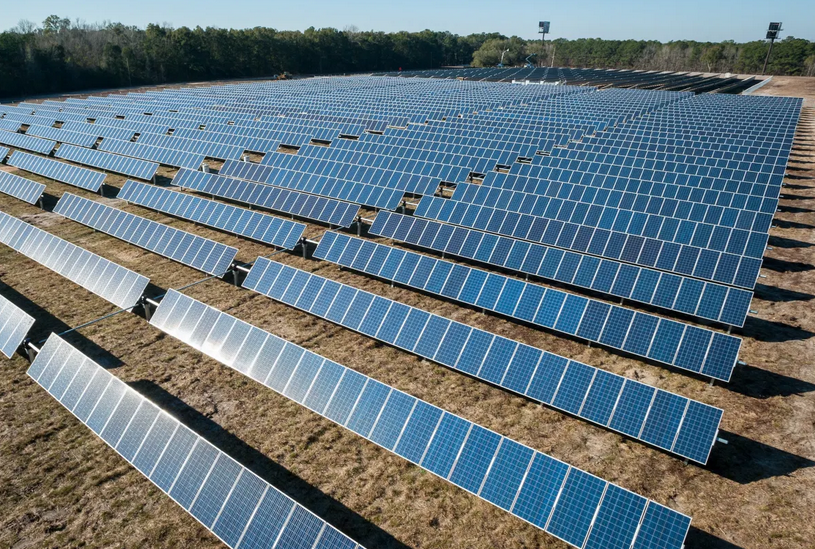
//> input picture imageProcessingTutorial/SolarPannels.png, 815 x 549 px
$ ./main   (built with g++ and OpenCV 4)
//> lines starting //> are read from the running program, lines starting //| are printed output that depends on the picture
### imageProcessingTutorial/src/imageProc.h
/*
 * imageProc.h
 *
 *  Created on: Dec 8, 2020
 *      Author: luis
 */

#ifndef SRC_IMAGEPROC_H_
#define SRC_IMAGEPROC_H_

#include <iostream>
#include <opencv2/core.hpp>
#include <opencv2/imgproc.hpp>
#include <opencv2/highgui.hpp>
#include <opencv2/videoio.hpp>
#include <math.h>
#include <vector>

#define DELAY_BLUR 100
#define MAX_KERNEL_LENGTH 31

using namespace cv;

void createEllipse(Mat img, Point pos, int SmajorAxis, int SminorAxis, double angle);
void createFilledCircle(Mat img, Point center, int radius);
void createPolygon(Mat img, int w);
void createLine(Mat img, Point Start, Point End);

void createAtom(Mat img,const std::string & Str, int w);
void createRook(Mat img,const std::string & Str, int w);

void displayImage(Mat img, const std::string & Str, Point Pos, int delay);

void filtering(Mat src, Mat img, int Kind);

void demoDilation(Mat input, Mat output);
void Dilation(int , void* object);

void demoErosion(Mat input, Mat output);
void Erosion(int , void* object);

void demoMorphologyOperation(Mat inputFilter,Mat dest_morphOp);
void MorphologyOperation(int , void* object);

void extractVerticalHorizontalLines(const std::string imagePath);
void erodeFirst_dilateLater(Mat & mat, Mat & Element, Point pos);

void demoThreshold(Mat & input,const std::string imagePath, Mat & output);
void thresholdFunction(int , void* object);

void demoVideo_ThresholdinRange();
static void on_low_H_thresh_trackbar(int, void* object);
static void on_high_H_thresh_trackbar(int, void* object);
static void on_low_S_thresh_trackbar(int, void* object);
static void on_high_S_thresh_trackbar(int, void* object);
static void on_low_V_thresh_trackbar(int, void* object);
static void on_high_V_thresh_trackbar(int, void* object);

void demoCannyEdgeDetector(const std::string & path);
void CannyThreshold(int , void* object);

void demoHoughStraighLinesDetector(const std::string & path);

struct IoO
{
	Mat input;
	Mat output;
	std::string Str;
	int Element;
	int Size;
	int Operation;
};

struct infThr
{
	std::string windowName;
	int low_H;
	int high_H;
	int low_S;
	int high_S;
	int low_V;
	int high_V;
}typedef infoThreshold;

#endif /* SRC_IMAGEPROC_H_ */

### imageProcessingTutorial/src/imageProc.cpp
/*
 * imageProc.cpp
 *
 *  Created on: Dec 8, 2020
 *      Author: luis
 */
#include <iostream>

#include "imageProc.h"

using namespace cv;

// [392 lines left out: functions createEllipse, createFilledCircle, createLine, createPolygon, createAtom, createRook and 12 more, not called in this run]

void demoVideo_ThresholdinRange()
{
	char key = ' ';
	const int max_value_H = 360/2;
	const int max_value = 255;
	int low_H = 0;
	int low_S = 0;
	int low_V = 0;
	int high_H = max_value_H;
	int high_S = max_value;
	int high_V = max_value;
	const std::string window_capture_name = "Video Capture";
	const std::string window_detection_name = "Object Detection";

	Mat frame, frame_HSV, frameThreshold;
 	VideoCapture cap(0);

 	namedWindow(window_capture_name);
 	namedWindow(window_detection_name);

 	infoThreshold temp;
 	temp.windowName = window_detection_name;
	temp.low_H = low_H;
	temp.high_H = high_H;
	temp.low_S = low_S;
	temp.high_S = high_S;
	temp.low_V = low_V;
	temp.high_V = high_V;

 	createTrackbar("Low H", window_detection_name, &temp.low_H,
 			       max_value_H,on_low_H_thresh_trackbar,&temp);
 	createTrackbar("High H", window_detection_name, &temp.high_H,
 			       max_value_H,on_high_H_thresh_trackbar,&temp);

 	createTrackbar("Low S", window_detection_name, &temp.low_S,
 			       max_value,on_low_S_thresh_trackbar,&temp);
 	createTrackbar("High S", window_detection_name, &temp.high_S,
 			       max_value,on_high_S_thresh_trackbar,&temp);

 	createTrackbar("Low V", window_detection_name, &temp.low_V,
 			       max_value,on_low_V_thresh_trackbar,&temp);
 	createTrackbar("High V", window_detection_name, &temp.high_V,
 			       max_value,on_high_V_thresh_trackbar,&temp);


 	while(true)
 	{
 	 	on_low_H_thresh_trackbar(0,&temp);
 	 	on_high_H_thresh_trackbar(0,&temp);
 	 	on_low_V_thresh_trackbar(0,&temp);
 	 	on_high_V_thresh_trackbar(0,&temp);
 	 	on_low_S_thresh_trackbar(0,&temp);
 	 	on_high_S_thresh_trackbar(0,&temp);

 		cap >> frame;

 		if(frame.empty()) break;

 		cvtColor(frame,frame_HSV,COLOR_BGR2HSV);

 		inRange(frame_HSV,Scalar(temp.low_H, temp.low_S, temp.low_V), Scalar(temp.high_H, temp.high_S, temp.high_V), frameThreshold);

 		imshow(window_capture_name,frame);
 		imshow(window_detection_name,frameThreshold);

 		key = (char) waitKey(30);

 		if((key=='q')||(key=='Q')||(key==27)) break;
 	}
}

static void on_low_H_thresh_trackbar(int, void* object)
{
	infoThreshold * Temp = static_cast<infoThreshold *> (object);
	int low_H = fmin(Temp->high_H - 1, Temp->low_H);
	setTrackbarPos("Low H", Temp->windowName,low_H);

	Temp->low_H = low_H;

	object = static_cast<void*> (&Temp);
}

static void on_high_H_thresh_trackbar(int, void* object)
{
	infoThreshold * Temp = static_cast<infoThreshold *> (object);
	int high_H = fmax(Temp->high_H, Temp->low_H + 1);
	setTrackbarPos("High H", Temp->windowName,high_H);

	Temp->high_H = high_H;

	object = static_cast<void*> (&Temp);
}

static void on_low_S_thresh_trackbar(int, void* object)
{
	infoThreshold * Temp = static_cast<infoThreshold *> (object);
	int low_S = fmin(Temp->high_S - 1, Temp->low_S);
	setTrackbarPos("Low S", Temp->windowName,low_S);

	Temp->low_S = low_S;

	object = static_cast<void*> (&Temp);
}

static void on_high_S_thresh_trackbar(int, void* object)
{
	infoThreshold * Temp = static_cast<infoThreshold *> (object);
	int high_S = fmax(Temp->high_S, Temp->low_S + 1);
	setTrackbarPos("High S", Temp->windowName,high_S);

	Temp->high_S = high_S;

	object = static_cast<void*> (&Temp);
}

static void on_low_V_thresh_trackbar(int, void* object)
{
	infoThreshold * Temp = static_cast<infoThreshold *> (object);
	int low_V = fmin(Temp->high_V - 1, Temp->low_V);
	setTrackbarPos("Low V", Temp->windowName,low_V);

	Temp->low_V = low_V;

	object = static_cast<void*> (&Temp);
}

static void on_high_V_thresh_trackbar(int, void* object)
{
	infoThreshold * Temp = static_cast<infoThreshold *> (object);
	int high_V = fmax(Temp->high_V, Temp->low_V + 1);
	setTrackbarPos("High V", Temp->windowName,high_V);

	Temp->high_V = high_V;

	object = static_cast<void*> (&Temp);
}

void demoCannyEdgeDetector(const std::string & path)
{
//> called with path = "SolarPannels.png"
	const int max_lowThreshold = 100;
	std::string window_name = "Canny Edge Detector";
	Mat src = imread(path,IMREAD_COLOR);
//> src is the input picture: 549 rows x 815 cols, CV_8UC3; mean B, G, R 124.1, 117, 101.5
	Mat dst;
	Mat src_gray;
	IoO Temp;

	if(src.empty())
	{
		std::cout<<"No go. Could not open the image"<<std::endl;
	}else
	{
		dst.create(src.size(),src.type());
		cvtColor(src,src_gray,COLOR_BGR2GRAY);
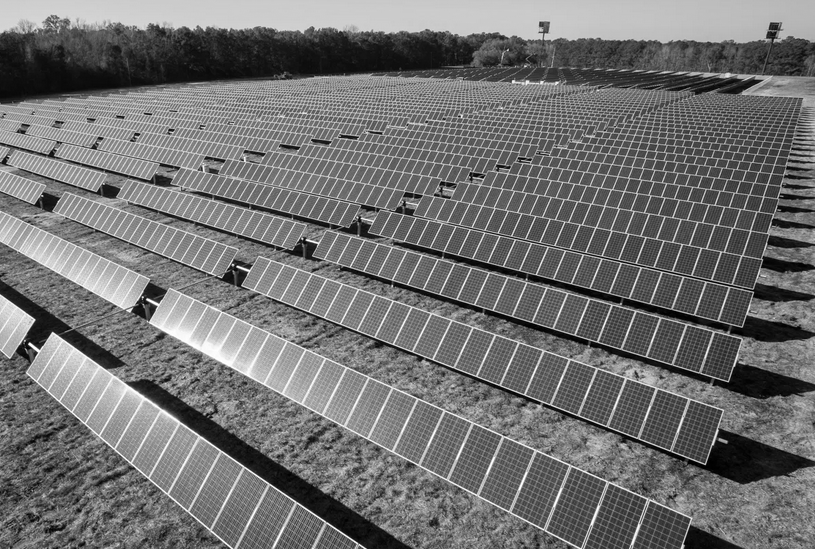
//> src_gray: 549 rows x 815 cols, CV_8UC1; min 0, max 255, mean 113.2

		Temp.Str = window_name;
		Temp.input = src_gray;
		Temp.Element = max_lowThreshold / 2;

		namedWindow(window_name, WINDOW_AUTOSIZE);
		createTrackbar("Min Threshold:", window_name,&Temp.Element,max_lowThreshold,CannyThreshold,&Temp);

		CannyThreshold(0,&Temp);
		waitKey(0);
	}
}

void CannyThreshold(int , void* object)
{
	IoO * recTemp = static_cast<struct IoO *> (object);
	Mat detectedEdges;
	const int ratio = 3;
	const int kernel_size = 3;

	//blur(recTemp->input,detectedEdges,Size(3,3));
	medianBlur(recTemp->input,detectedEdges,3);
	Canny(detectedEdges,detectedEdges,recTemp->Element,ratio*(recTemp->Element),kernel_size);
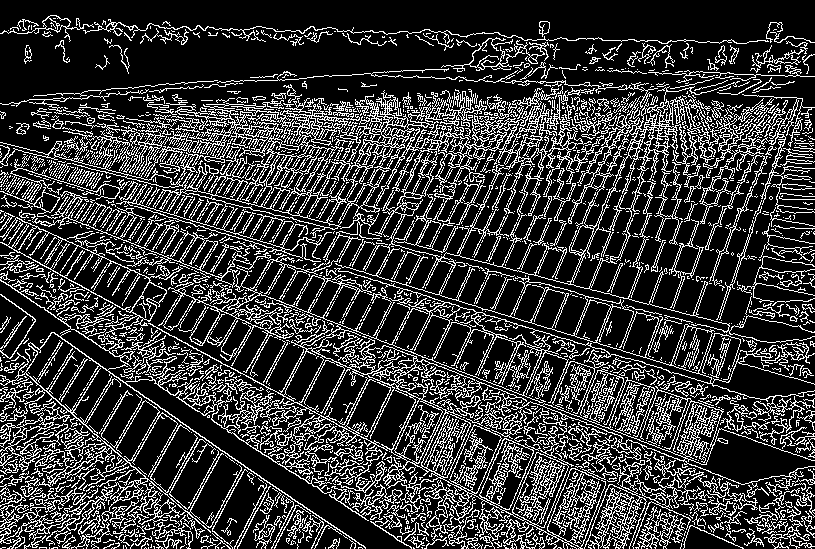
//> detectedEdges: 549 rows x 815 cols, CV_8UC1; 22.2% white in thin lines or dots
	recTemp->output = Scalar::all(0);

	//Originally, it does it with the src matrix, I am going to do it with src_gray
	recTemp->input.copyTo(recTemp->output, detectedEdges);
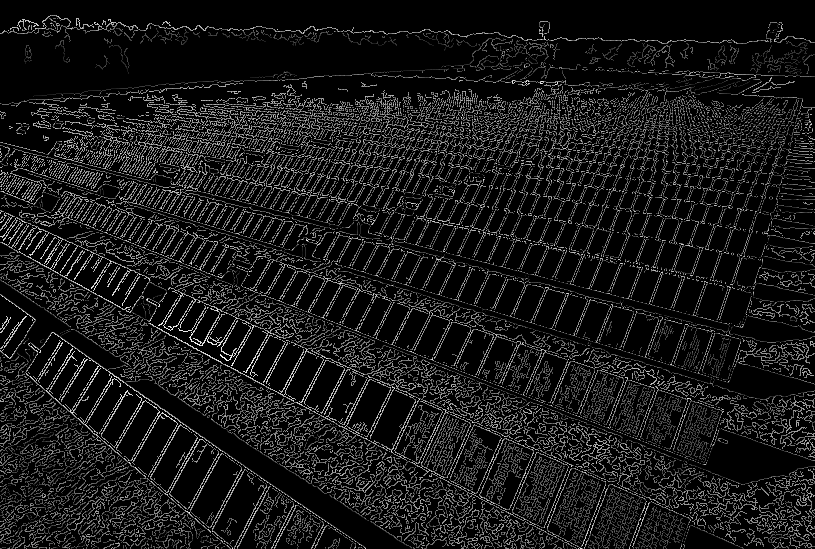
//> recTemp->output: 549 rows x 815 cols, CV_8UC1; min 0, max 255, mean 25.1

	imshow(recTemp->Str, recTemp->output);
	object = static_cast<void*> (&recTemp);
}

void demoHoughStraighLinesDetector(const std::string & path)
{
//> called with path = "Maze4.png"
	const int max_Threshold = 500;
	const int max_LL = 200;
	const int max_LG = 200;
	std::string window_name1 = "Standard Hough Transform Straigh Lines";
	std::string window_name2 = "Probabilistic Hough Transform Straigh Lines";
	Mat src = imread(path,IMREAD_GRAYSCALE);
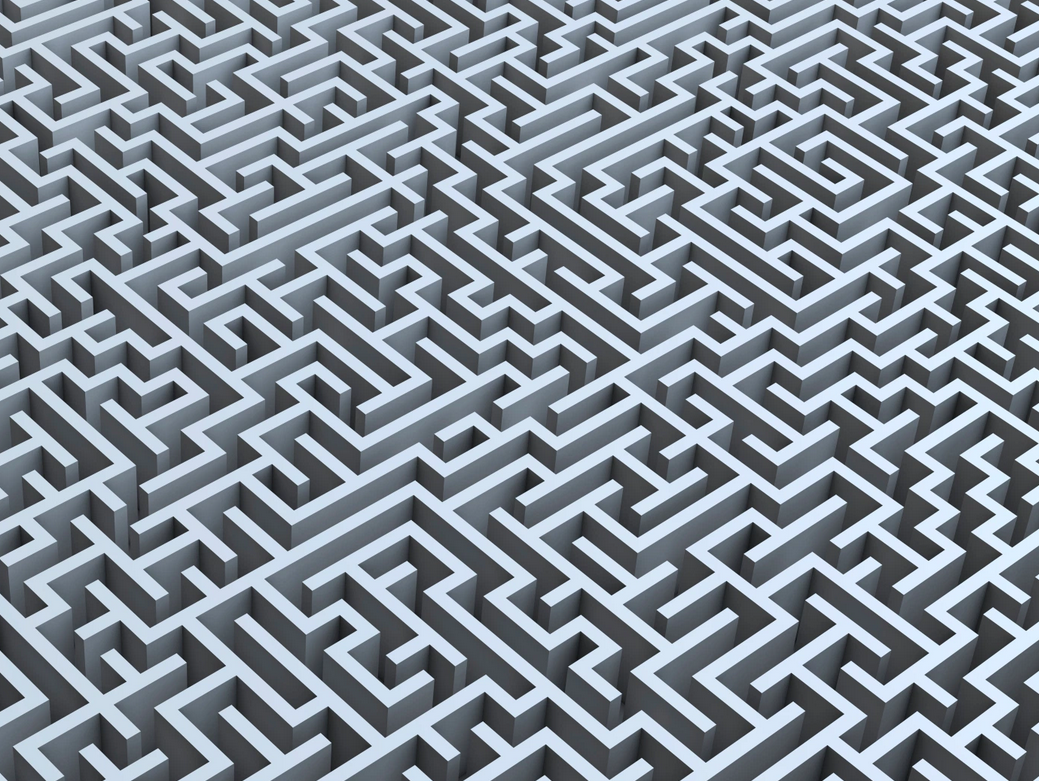
//> input picture imageProcessingTutorial/Maze4.png, 1039 x 781 px
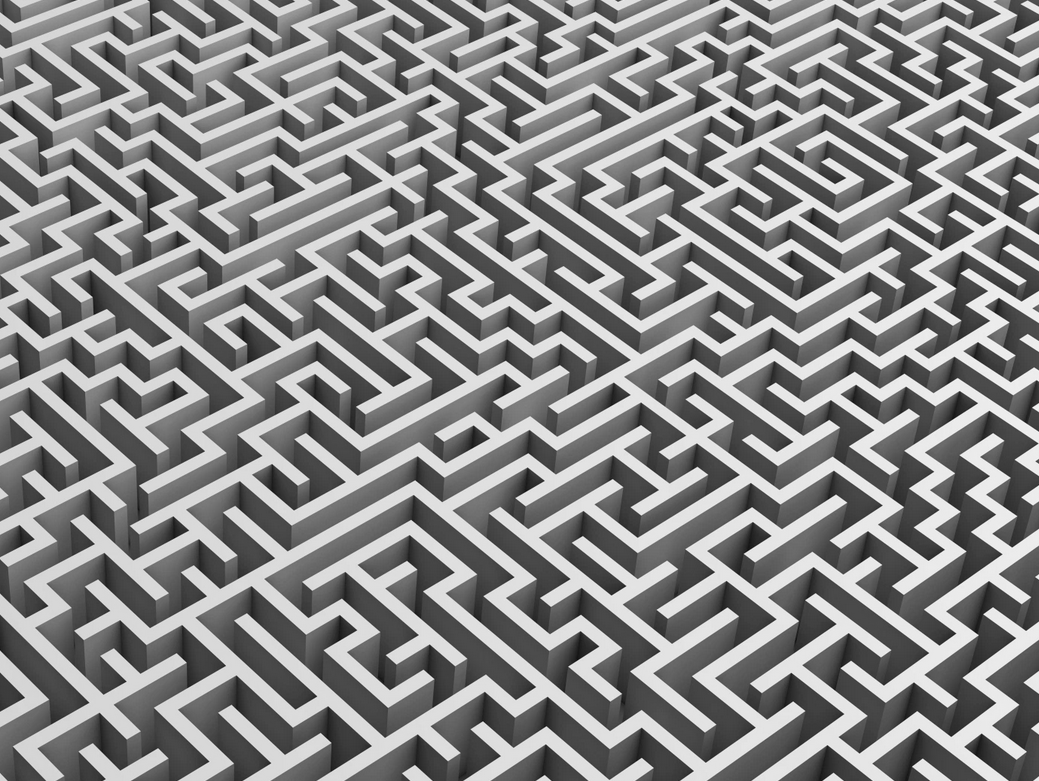
//> src: 781 rows x 1039 cols, CV_8UC1; min 9, max 251, mean 137
	Mat dst;
	Mat cdst;
	Mat cdstP;

	IoO data1;
	IoO data2;

	if(src.empty())
	{
		std::cout<<"No go. Could not open the image"<<std::endl;
	}else
	{
		Canny(src,dst,50,200,3);
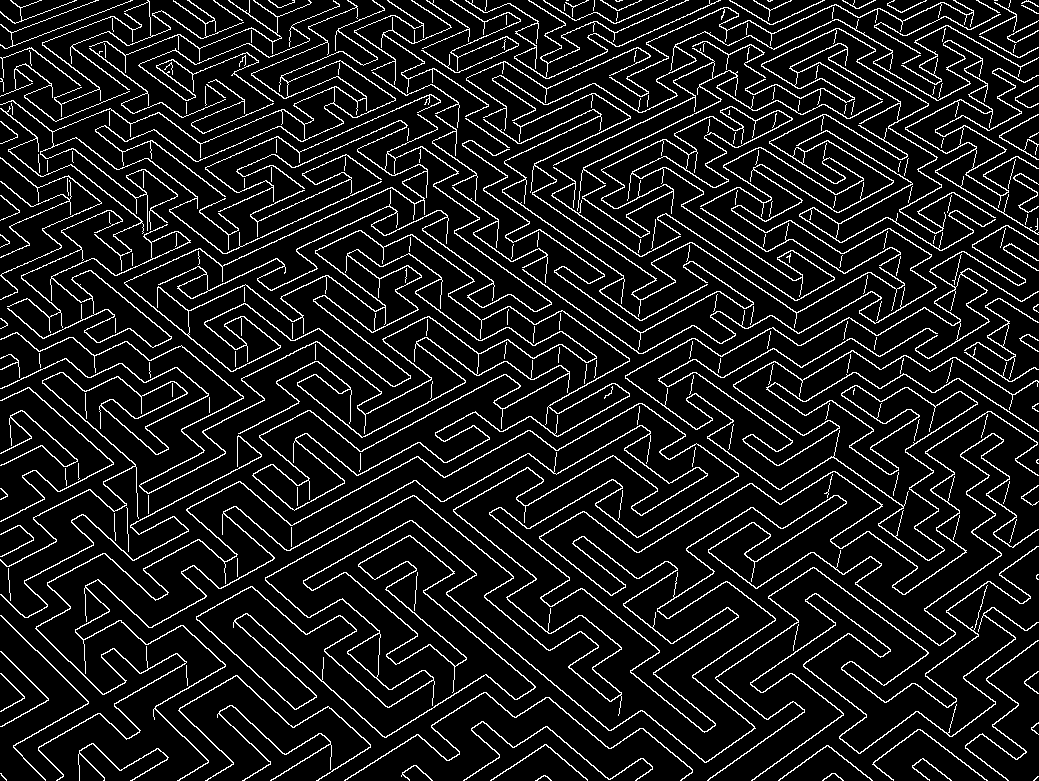
//> dst: 781 rows x 1039 cols, CV_8UC1; 9.9% white in thin lines or dots

		//
		//cdstP = cdst.clone();

		data1.input = dst;
		data1.output = cdst;
		data1.Str = window_name1;
		data1.Element = 150;
		data1.Size = 0;
		data1.Operation = 0;

		namedWindow(path, WINDOW_NORMAL);
		namedWindow(window_name1, WINDOW_NORMAL);
		namedWindow(window_name2, WINDOW_NORMAL);

		createTrackbar("Threshold:", window_name1,&data1.Element,max_Threshold,myHoughLines,&data1);
//> (this line was passed over: myHoughLines is not available in this run)

		myHoughLines(0 , &data1);
//> (this line was passed over: myHoughLines is not available in this run)

		data2.input = dst;
		data2.output = cdstP;
		data2.Str = window_name2;
		data2.Element = 50 ;//threshold
		data2.Size = 50;//minLineLeght
		data2.Operation = 10;//maxLineGap

		createTrackbar("Threshold:", window_name2,&data2.Element,max_Threshold,myHoughLinesP,&data2);
//> (this line was passed over: myHoughLinesP is not available in this run)
		createTrackbar("min Line Leght:", window_name2,&data2.Size,max_LL,myHoughLinesP,&data2);
//> (this line was passed over: myHoughLinesP is not available in this run)
		createTrackbar("max Line Gap:", window_name2,&data2.Operation,max_LG,myHoughLinesP,&data2);
//> (this line was passed over: myHoughLinesP is not available in this run)

		myHoughLinesP(0 , &data2);
//> (this line was passed over: myHoughLinesP is not available in this run)

		imshow(path, src);

		waitKey(0);
	}
}

// [168 lines left out: functions myHoughLines, myHoughLinesP, demoHoughCirclesDetector, myHoughCircles, demoAffineTransformations, not called in this run]

### imageProcessingTutorial/src/main.cpp
/*
 * main.cpp
 *
 *  Created on: Dec 8, 2020
 *      Author: Luis Ariel Valbuena Reyes
 */

#include <iostream>
#include <string>

#include "imageProc.h"

#define W 400

#include <opencv2/core.hpp>
#include <opencv2/imgproc.hpp>
#include <opencv2/highgui.hpp>

using namespace cv;

using std::cout;
using std::endl;
using std::cin;

int main()
{
// [50 lines of commented-out code are left out]
	cout << "Threshold with inRange operation and video!"<<endl;
	demoVideo_ThresholdinRange();

	cout << "Edge detection with Canny filter" <<endl;
	//std::string imageCanny = "LegoBlocks.png";
	//std::string imageCanny = "OldBuilding.png";
	std::string imageCanny = "SolarPannels.png";

	demoCannyEdgeDetector(imageCanny);

	cout << "Hough Straight Lines detection" <<endl;
	//std::string imageHough = "LegoBlocks.png";
	//std::string imageHough = "Maze2.png";
	std::string imageHough = "Maze4.png";
	//std::string imageHough = "Maze1.jpeg";
	//std::string imageHough = "Maze3.jpeg";
	demoHoughStraighLinesDetector(imageHough);


	cout << "Hough Circles detection" <<endl;
	std::string imageHoughCircles = "Baaalls.png";
	//std::string imageHoughCircles = "Planets.png";
	demoHoughCirclesDetector(imageHoughCircles);
//> (this line was passed over: demoHoughCirclesDetector is not available in this run)

	cout << "Affine transformation" << endl;
	std::string imageAffTrans = "Maze3Tiny.jpeg";
	demoAffineTransformations(imageAffTrans);
//> (this line was passed over: demoAffineTransformations is not available in this run)


	cout << "That's all folks!"<< endl;


	return 0;
}
